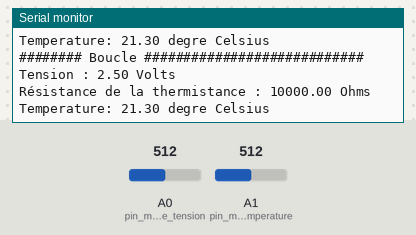
Simulated run of this sketch. Board: Arduino Uno, built with avr-gcc and run on an emulated ATmega328P. On the bench: the last lines printed to the serial monitor. The test bench sets the inputs (shaded band); at power-on: A0 (pin_mesure_tension) = 512, A1 (pin_mesure_temperature) = 512.

Above: at 2.9 s.
3.0 s: A0 (pin_mesure_tension) set to 0
At 4.8 s:
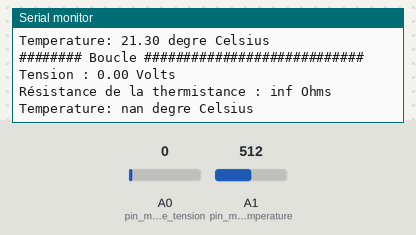
5.8 s: A0 (pin_mesure_tension) set to 122
At 6.34 s:
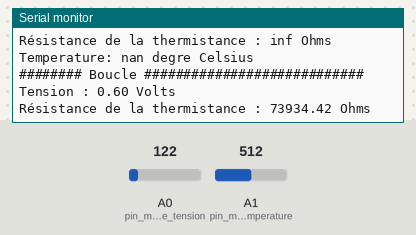
Timing chart, 0 to 8.8 s (numbered marks = the images above; inputs shaded):
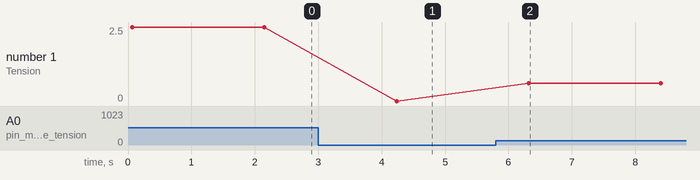

Measured:
- after the input at 3.0 s, the serial monitor: prints a new line after 1.2 s (image 1)
- after the input at 5.8 s, the serial monitor: prints a new line after 0.52 s (image 2)
- plotted number 1: 2.5 → 0 after the input at 3.0 s, 0 → 0.6 after the input at 5.8 s

The sketch:

mesure_temperature.ino
```cpp
#define pin_mesure_tension 0  // Pin Analogique qu'on utilise pour faire la mesure de tension
#define pin_mesure_temperature 1  // Pin Analogique qu'on utilise pour faire la mesure de température

int R1 = 10000; // Valeur de la résistance mise en série avec la résistance qui permet de faire la mesure de température
float A = 0.000623, B = 0.000349, C = -0.0000005648; // Les coefficients de Steinhart-Hart obtenus expérimentalement pour notre thermistance
float logR_th, T;

float Vin = 5;
float pas = Vin / 1024; // L'arduino pour ces mesures découpe 5V en 1024 valeurs discrètes


void setup() {
  Serial.begin(9600);
  Serial.print("Le code commence.\n");
}


void loop() {

  Serial.print("######## Boucle ############################\n");

  /* ############ Mesure de tension ########################################## */
  int mesure_tension = analogRead(pin_mesure_tension);  // Lis la tension en un format digital compris entre 0 et 1023 (découpe 5V en 1024 parts égales)
  float tension = mesure_tension * pas; // Pour obtenir la tension sous format analogique il faut la multiplier par le pas

  // Affichage de la tension mesurée
  Serial.print("Tension : ") ;
  Serial.print(tension);
  Serial.print(" Volts\n");

  // Calcul de la résistance
  float R_th = R1 * ( (Vin/tension) - 1);
  Serial.print("Résistance de la thermistance : ");
  Serial.print(R_th);
  Serial.print(" Ohms\n");


  /* ############ Mesure de température ########################################## */
  int mesure_temperature = analogRead(pin_mesure_temperature);
  logR_th = log(R_th);
  T = (1.0 / (A + B*logR_th + C*logR_th*logR_th*logR_th)); // Formule de Steinhart-Hart liant la résistance mesuré à la température (en Kelvin)
  T = T - 273.15; // Conversion Kelvin -> Celsius

  Serial.print("Temperature: ");
  Serial.print(T);
  Serial.println(" degre Celsius\n");


  delay(2000) ;
}
```
